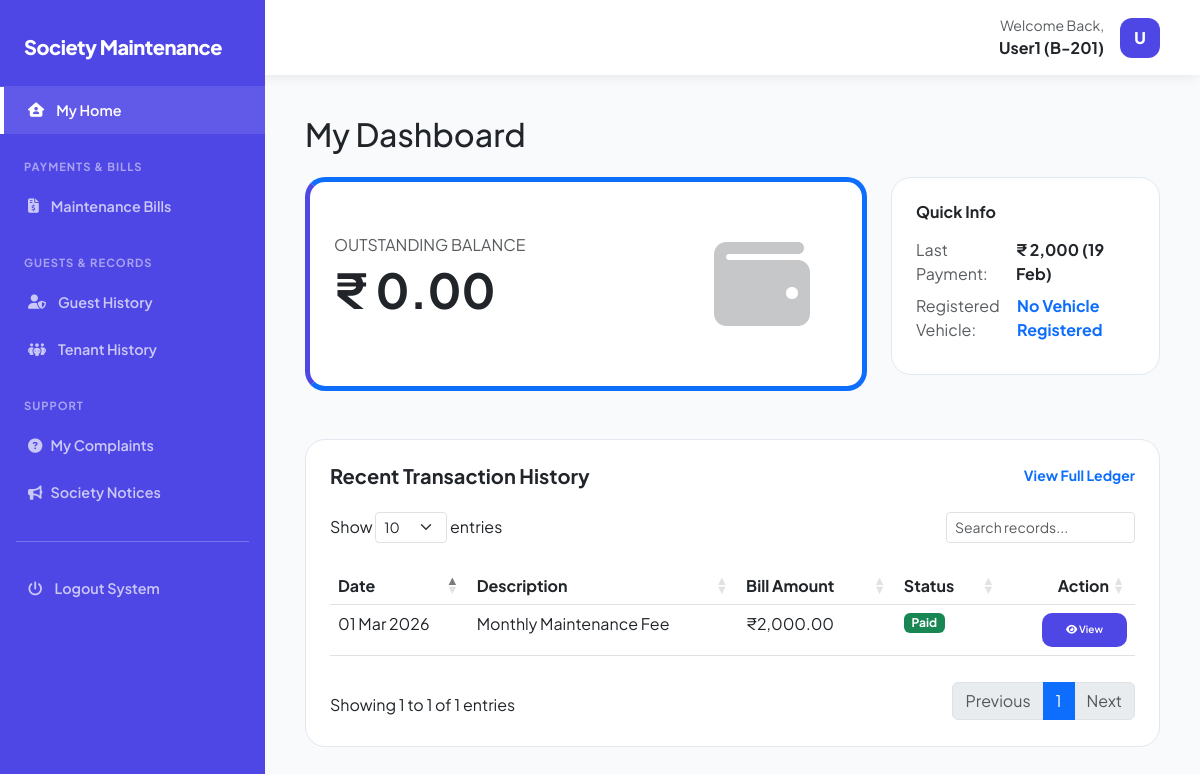
The app's page /public/dashboard.php (signed in) with its own data.
### tables this page shows
CREATE TABLE `flats` (
  `id` int UNSIGNED NOT NULL,
  `flat_number` varchar(255) NOT NULL,
  `floor` int NOT NULL,
  `block_number` varchar(10) NOT NULL,
  `flat_type` varchar(30) NOT NULL,
  `created_at` timestamp NOT NULL DEFAULT CURRENT_TIMESTAMP
);

CREATE TABLE `maintenance_payments` (
  `id` int NOT NULL,
  `maintenance_bill_id` int NOT NULL,
  `payment_mode` enum('cash','online') DEFAULT NULL,
  `payment_method` enum('upi','credit_card','debit_card','netbanking') DEFAULT NULL,
  `razorpay_payment_id` varchar(100) DEFAULT NULL,
  `proof` varchar(255) DEFAULT NULL,
  `paid_on` datetime DEFAULT NULL,
  `note` text,
  `created_at` timestamp NULL DEFAULT CURRENT_TIMESTAMP
);

CREATE TABLE `maintenance_bills` (
  `id` int NOT NULL,
  `user_id` int NOT NULL,
  `flat_id` int NOT NULL,
  `bill_month` int NOT NULL,
  `bill_year` int NOT NULL,
  `amount` decimal(10,2) NOT NULL,
  `fine_amount` decimal(10,2) DEFAULT '0.00',
  `total_amount` decimal(10,2) NOT NULL,
  `status` enum('pending','paid','overdue') DEFAULT 'pending',
  `due_date` date NOT NULL,
  `created_at` timestamp NULL DEFAULT CURRENT_TIMESTAMP
);

### public/dashboard.php (the view, shortened to what this page needs)
<?php
require_once __DIR__ . '/../core/config.php';
function formatIndianAmount($amount)
{
	$amount = (float)($amount ?? 0);
	if ($amount >= 10000000) {
		$value = $amount / 10000000;
		return rtrim(rtrim(number_format($value, 1), '0'), '.') . ' CR';
	} elseif ($amount >= 100000) {
		$value = $amount / 100000;
		return rtrim(rtrim(number_format($value, 1), '0'), '.') . ' LKH';
	} elseif ($amount >= 1000) {
		$value = $amount / 1000;
		return rtrim(rtrim(number_format($value, 1), '0'), '.') . ' K';
	} else {
		return number_format($amount, 2);
	}
}
$stmt = $pdo->query("SELECT COUNT(*) AS total_flats FROM flats");
$total_flats = $stmt->fetch(PDO::FETCH_ASSOC)['total_flats'] ?? 0;
$stmt = $pdo->query("SELECT COUNT(*) AS total_allotments FROM allotments");
$total_allotments = $stmt->fetch(PDO::FETCH_ASSOC)['total_allotments'] ?? 0;
$flat_id = null;
if ($_SESSION['user_role'] === 'user') {
	$stmt = $pdo->prepare("SELECT flat_id FROM allotments WHERE user_id = ?");
	$stmt->execute([$_SESSION['user_id']]);
	$flat_id = $stmt->fetch(PDO::FETCH_ASSOC)['flat_id'] ?? null;
}
if ($_SESSION['user_role'] === 'admin' || $_SESSION['user_role'] === 'cashier') {
	$stmt = $pdo->prepare("
        SELECT SUM(total_amount) AS total_collection
        FROM maintenance_bills
        WHERE status = 'paid'
    ");
	$stmt->execute();
	$total_collection = $stmt->fetch(PDO::FETCH_ASSOC)['total_collection'] ?? 0;
} else {
	if ($flat_id) {
		$stmt = $pdo->prepare("
            SELECT SUM(total_amount) AS total_collection
            FROM maintenance_bills
            WHERE status = 'paid' AND flat_id = ?
        ");
		$stmt->execute([$flat_id]);
		$total_collection = $stmt->fetch(PDO::FETCH_ASSOC)['total_collection'] ?? 0;
	} else {
		$total_collection = 0;
	}
}
if ($_SESSION['user_role'] === 'admin' || $_SESSION['user_role'] === 'cashier') {
	$stmt = $pdo->prepare("
        SELECT SUM(total_amount) AS pending_amount
        FROM maintenance_bills
        WHERE status IN ('pending','overdue')
    ");
	$stmt->execute();
	$total_pending_amount = $stmt->fetch(PDO::FETCH_ASSOC)['pending_amount'] ?? 0;
} else {
	if ($flat_id) {
		$stmt = $pdo->prepare("
            SELECT SUM(total_amount) AS pending_amount
            FROM maintenance_bills
            WHERE status IN ('pending','overdue') AND flat_id = ?
        ");
		$stmt->execute([$flat_id]);
		$total_pending_amount = $stmt->fetch(PDO::FETCH_ASSOC)['pending_amount'] ?? 0;
	} else {
		$total_pending_amount = 0;
	}
}
$total_paid_expense = 0;
$total_collection     = formatIndianAmount($total_collection);
$total_pending_amount = formatIndianAmount($total_pending_amount);
$total_paid_expense   = formatIndianAmount($total_paid_expense);
$transactions = [];
if ($_SESSION['user_role'] === 'user' && $flat_id) {
	$stmt = $pdo->prepare("
    SELECT
        mb.id,
        mb.bill_month,
        mb.bill_year,
        mb.total_amount,
        mb.status,
        mp.paid_on
		FROM maintenance_bills mb
		JOIN maintenance_payments mp
			ON mb.id = mp.maintenance_bill_id
		WHERE mb.flat_id = ?
		AND mb.status = 'paid'
		ORDER BY mp.paid_on DESC
		LIMIT 5
	");
	$stmt->execute([$flat_id]);
	$transactions = $stmt->fetchAll(PDO::FETCH_ASSOC);
}
$last_payment_amount = 0;
$last_payment_date   = '';
if ($_SESSION['user_role'] === 'user' && $flat_id) {
	$stmt = $pdo->prepare("
        SELECT mb.total_amount, mp.paid_on
        FROM maintenance_bills mb
        JOIN maintenance_payments mp
            ON mb.id = mp.maintenance_bill_id
        WHERE mb.flat_id = ?
        ORDER BY mp.paid_on DESC
        LIMIT 1
    ");
	$stmt->execute([$flat_id]);
	$payment = $stmt->fetch(PDO::FETCH_ASSOC);
	if ($payment) {
		$last_payment_amount = number_format($payment['total_amount']);
		$last_payment_date   = date('d M', strtotime($payment['paid_on']));
	}
}
$vehicle_number = '';
include('../resources/layout/header.php');
?>
<!DOCTYPE html>
<html lang="en">
<head>
	<link rel="stylesheet" href="https://cdnjs.cloudflare.com/ajax/libs/font-awesome/6.5.0/css/all.min.css">
	<link href="https://cdn.jsdelivr.net/npm/bootstrap@5.3.0/dist/css/bootstrap.min.css" rel="stylesheet">
	<link rel="stylesheet" href="https://cdn.datatables.net/1.13.6/css/dataTables.bootstrap5.min.css">
	<link rel="stylesheet" href="../assets/css/styles.css">
</head>
<body>
	<?php if ($_SESSION['user_role'] === 'admin'): ?>
		<div class="main-wrapper">
			<div class="sidebar-overlay" onclick="toggleSidebar()"></div>
			<main id="main-content">
				<div class="d-flex flex-column flex-md-row justify-content-between align-items-md-center mb-4 gap-3">
					<div class="mb-4">
						<h2 class="fw-800 m-0">My Dashboard</h2>
					</div>
					<div class="col-lg-6 col-md-12 text-lg-end text-start">
						<div class="d-flex gap-2 justify-content-lg-end flex-nowrap">
							<?php if ($_SESSION['user_role'] === 'admin'): ?>
								<?php if (date('j') >= 28): ?>
									<a href="manualGenerateMonthlyBills.php"
										class="btn btn-brand shadow-sm"
										onclick="return confirm('Are you sure you want to run the maintenance billing job?');">
										<i class="fa fa-gears me-1"></i> Generate Bill
									</a>
								<?php else: ?>
									<button class="btn btn-outline-secondary" disabled>
										<i class="fa fa-lock me-1"></i> Generate Bill (28th - 31st)
									</button>
								<?php endif; ?>
								<?php if (date('j') >= 28): ?>
									<a href="manualGeneratecronSalary.php"
										class="btn btn-brand shadow-sm"
										onclick="return confirm('Are you sure you want to run the Salary billing job?');">
										<i class="fa fa-gears me-1"></i> Generate Salary
									</a>
								<?php else: ?>
									<button class="btn btn-outline-secondary" disabled>
										<i class="fa fa-lock me-1"></i> Generate Salary (28th - 31st)
									</button>
								<?php endif; ?>
							<?php endif; ?>
						</div>
					</div>
				</div>
				<div class="row g-3 mb-5">
					<div class="col-6 col-lg-3">
						<div class="stat-card">
							<p class="text-muted small fw-bold mb-1">REVENUE</p>
							<h3 class="fw-bold m-0 text-success">₹ <?= $total_collection ?></h3>
						</div>
					</div>
					<div class="col-6 col-lg-3">
						<div class="stat-card border-danger">
							<p class="text-danger small fw-bold mb-1">PENDING</p>
							<h3 class="fw-bold m-0">₹ <?= $total_pending_amount ?></h3>
						</div>
					</div>
					<div class="col-6 col-lg-3">
						<div class="stat-card">
							<p class="text-muted small fw-bold mb-1">EXPENSES</p>
							<h3 class="fw-bold m-0 text-danger">₹ <?= $total_paid_expense ?></h3>
						</div>
					</div>
				</div>
				<div class="row g-3 mb-5">
					<div class="col-6 col-lg-3">
						<div class="stat-card">
							<p class="text-muted small fw-bold mb-1">Total Flats</p>
							<h3 class="fw-bold m-0"><?= $total_flats ?></h3>
						</div>
					</div>
					<div class="col-6 col-lg-3">
						<div class="stat-card">
							<p class="text-muted small fw-bold mb-1">Total Allotments</p>
							<h3 class="fw-bold m-0"><?= $total_allotments ?></h3>
						</div>
					</div>
				</div>
				<div class="col-lg-12">
					<div class="data-card border-0 shadow-sm">
						<h4 class="fw-800 mb-4">Maintenance Ledger</h4>
						<div class="row">
							<div class="col-lg-12 mb-4">
								<label class="form-label fw-bold text-muted small uppercase">
									Search Flat Number
								</label>
								<div class="input-group input-group-lg">
									<input type="text"
										id="flatSearch"
										class="form-control"
										placeholder="Type flat number (e.g. 101, A-203)">
									<button class="btn btn-outline-dark" type="button" id="clearFlatSearch">
										Clear
									</button>
								</div>
								<div id="flatResults" class="list-group shadow-sm mt-2" style="display:none;"></div>
							</div>
						</div>
						<div id="userInfoCard" class="data-card shadow-sm border-0 mb-4" style="display:none;">
							<div class="card-body d-flex flex-wrap align-items-center gap-3">
								<div><strong>Name:</strong> <span id="infoName"></span></div>
								<div><strong>Email:</strong> <span id="infoEmail"></span></div>
								<div><strong>Flat:</strong> <span id="infoFlat"></span></div>
								<div><strong>Block:</strong> <span id="infoBlock"></span></div>
								<div><strong>Type:</strong> <span id="infoType"></span></div>
							</div>
						</div>
						<div id="ledgerTableBox" class="data-card shadow-sm border-0" style="display:none;">
							<div class="table-responsive">
								<table id="bills-table" class="table table-hover w-100">
									<thead>
										<tr>
											<th>Month / Year</th>
											<th>Amount</th>
											<th>Fine</th>
											<th>Total</th>
											<th>Status</th>
											<th>Mode</th>
											<th>Paid On</th>
											<th>Overdue</th>
											<th class="text-end">Action</th>
										</tr>
									</thead>
									<tbody></tbody>
								</table>
							</div>
						</div>
					</div>
				</div>
			</main>
		</div>
	<?php elseif ($_SESSION['user_role'] === 'security_guard'): ?>
		<?php include('/security_guard.php'); ?>
	<?php else: ?>
		<div class="main-wrapper">
			<main id="main-content">
				<div class="mb-4">
					<h2 class="fw-800 m-0">My Dashboard</h2>
				</div>
				<div class="row g-4 mb-5">
					<div class="col-lg-8">
						<div class="data-card bg-white h-100 d-flex flex-column justify-content-center border-start border-5 border-primary" style="border-left-color: var(--brand-color) !important;">
							<div class="row align-items-center">
								<div class="col-md-8">
									<p class="text-muted mb-1 font-semibold">OUTSTANDING BALANCE</p>
									<h1 class="display-5 fw-bold mb-3">₹ <?= $total_pending_amount ?></h1>
								</div>
								<div class="col-md-4 d-none d-md-block text-center opacity-25">
									<i class="fa-solid fa-wallet fa-6x"></i>
								</div>
							</div>
						</div>
					</div>
					<div class="col-lg-4">
						<div class="stat-card bg-white">
							<h6 class="fw-bold mb-3">Quick Info</h6>
							<div class="d-flex justify-content-between mb-2">
								<span class="text-muted">Last Payment:</span>
								<span class="fw-bold">
									₹ <?= $last_payment_amount ?: '0' ?>
									(<?= $last_payment_date ?: 'No Payment' ?>)
								</span>
							</div>
							<div class="d-flex justify-content-between mb-2">
								<span class="text-muted">Registered Vehicle:</span>
								<span class="fw-bold text-primary">
									<?= $vehicle_number ?: 'No Vehicle Registered' ?>
								</span>
							</div>
						</div>
					</div>
				</div>
				<div class="data-card">
					<div class="d-flex justify-content-between align-items-center mb-4">
						<h5 class="fw-bold m-0">Recent Transaction History</h5>
						<a href="<?= BASE_URL ?>view/view_userMaintanenceBill.php" class="text-primary fw-bold text-decoration-none small">View Full Ledger</a>
					</div>
					<div class="table-responsive">
						<table class="table table-hover datatable w-100">
							<thead>
								<tr>
									<th>Date</th>
									<th>Description</th>
									<th>Bill Amount</th>
									<th>Status</th>
									<th class="text-end">Action</th>
								</tr>
							</thead>
							<tbody>
								<?php if ($transactions): ?>
									<?php foreach ($transactions as $row): ?>
										<tr>
											<td>
												<?= date('d M Y', strtotime($row['bill_year'] . '-' . $row['bill_month'] . '-01')) ?>
											</td>
											<td>Monthly Maintenance Fee</td>
											<td>₹<?= number_format($row['total_amount'], 2) ?></td>
											<td>
												<?php if ($row['status'] === 'paid'): ?>
													<span class="badge bg-success">Paid</span>
												<?php else: ?>
													<span class="badge bg-danger">Pending</span>
												<?php endif; ?>
											</td>
											<td class="text-end">
												<?php if ($row['status'] === 'paid'): ?>
													<a href="<?= BASE_URL ?>view/pay_Details.php?bill_id=<?= $row['id'] ?>"
														class="btn btn-sm"
														style=" font-size: 10px;
																background-color: #4F47E5;
																color: white;
																border-radius: 10px;
																font-weight: 600;
																padding: 0.6rem 1.5rem;
																border: none;
																transition: 0.2s;">
														<i class="fa fa-eye"></i> View
													</a>
												<?php else: ?>
													<span class="text-muted">Not Available</span>
												<?php endif; ?>
											</td>
										</tr>
									<?php endforeach; ?>
								<?php else: ?>
									<tr>
										<td colspan="5" class="text-center text-muted">No Transactions Found</td>
									</tr>
								<?php endif; ?>
							</tbody>
						</table>
					</div>
				</div>
			</main>
		</div>
	<?php endif; ?>
</body>
</html>
<?php include('../resources/layout/footer.php'); ?>

### resources/layout/header.php (shortened to what this page needs)
<?php
require_once __DIR__ . '/../../core/config.php';
$name = $_SESSION['user_name']
    ?? $_SESSION['name']
    ?? 'User';
$initials = strtoupper(substr(trim($name), 0, 1));
$blockFlat = '';
if ($_SESSION['user_role'] === 'user') {
    $stmt = $pdo->prepare("
        SELECT f.block_number, f.flat_number
        FROM allotments a
        JOIN flats f ON f.id = a.flat_id
        WHERE a.user_id = ?
        LIMIT 1
    ");
    $stmt->execute([$_SESSION['user_id']]);
    $flatData = $stmt->fetch(PDO::FETCH_ASSOC);
    if ($flatData) {
        $blockFlat = $flatData['block_number'] . '-' . $flatData['flat_number'];
    }
}
?>
<!DOCTYPE html>
<html lang="en">
<head>
    <link rel="stylesheet" href="../../assets/css/styles.css">
</head>
<body>
    <header class="top-nav">
        <div id="mobile-toggle" onclick="toggleSidebar()">
        </div>
        <div class="ms-auto d-flex align-items-center">
            <div class="dropdown">
                <button class="btn d-flex align-items-center gap-3 border-0 bg-transparent p-0"
                    type="button"
                    data-bs-toggle="dropdown"
                    aria-expanded="false">
                    <?php if ($_SESSION['user_role'] === 'admin'): ?>
                        <div class="text-end d-none d-sm-block">
                            <p class="m-0 small text-muted">Admin Panel</p>
                            <p class="m-0 fw-bold">Administrator</p>
                        </div>
                        <div class="avatar-circle"><?= $initials ?></div>
                    <?php else: ?>
                        <div class="text-end d-none d-sm-block">
                            <p class="m-0 small text-muted">Welcome Back,</p>
                            <p class="m-0 fw-bold">
                                <?= htmlspecialchars($name) ?>
                                <?php if (!empty($blockFlat)): ?>
                                    (<?= htmlspecialchars($blockFlat) ?>)
                                <?php endif; ?>
                            </p>
                        </div>
                        <div class="avatar-circle"><?= $initials ?></div>
                    <?php endif; ?>
                </button>
            </div>
        </div>
    </header>
    <?php include __DIR__ . '/sidebar.php'; ?>

### records on screen
flats: blockFlat "B-201"
maintenance_payments: maintenance_bill.total_amount "2,000", paid_on "19 Feb", maintenance_bill.bill_month "01 Mar 2026", maintenance_bill.total_amount "2,000.00"

### other values on screen
$name "User1"
$initials "U"
$total_pending_amount "0.00"
$vehicle_number ?: 'No Vehicle Registered' "No Vehicle Registered"
